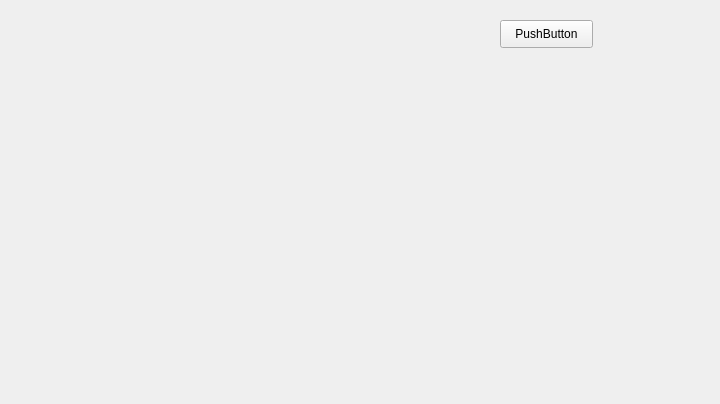
<?xml version="1.0" encoding="UTF-8"?>
<ui version="4.0">
 <class>Form</class>
 <widget class="QWidget" name="Form">
  <property name="geometry">
   <rect>
    <x>0</x>
    <y>0</y>
    <width>720</width>
    <height>404</height>
   </rect>
  </property>
  <property name="windowTitle">
   <string>Form</string>
  </property>
  <widget class="QPushButton" name="pushButton">
   <property name="geometry">
    <rect>
     <x>500</x>
     <y>20</y>
     <width>93</width>
     <height>28</height>
    </rect>
   </property>
   <property name="text">
    <string>PushButton</string>
   </property>
  </widget>
 </widget>
 <resources/>
 <connections/>
</ui>
